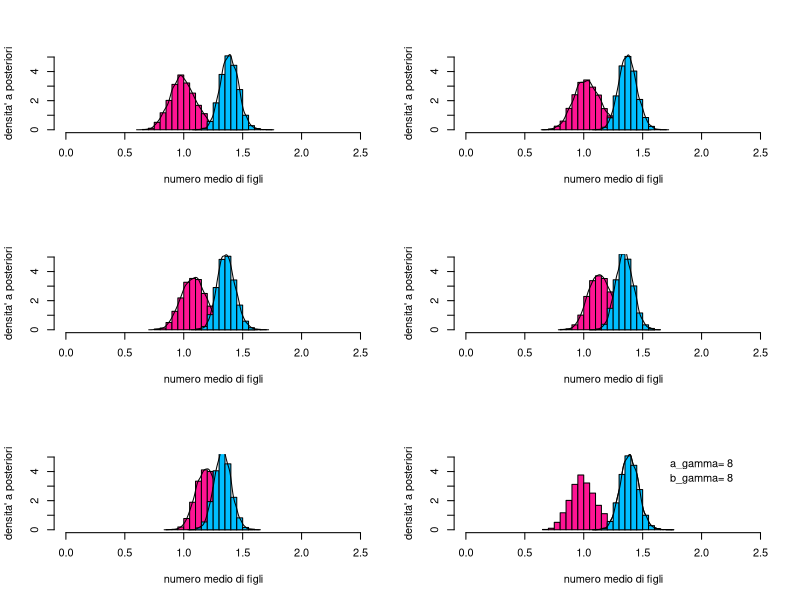
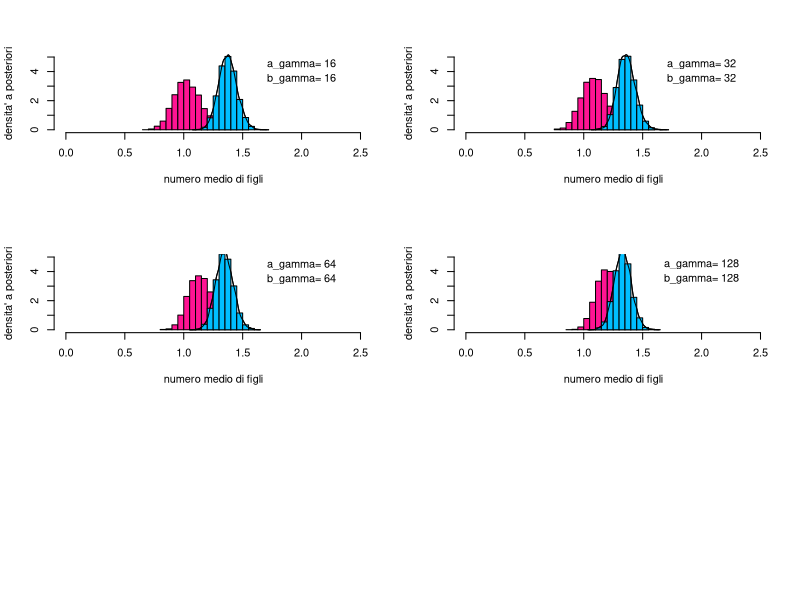
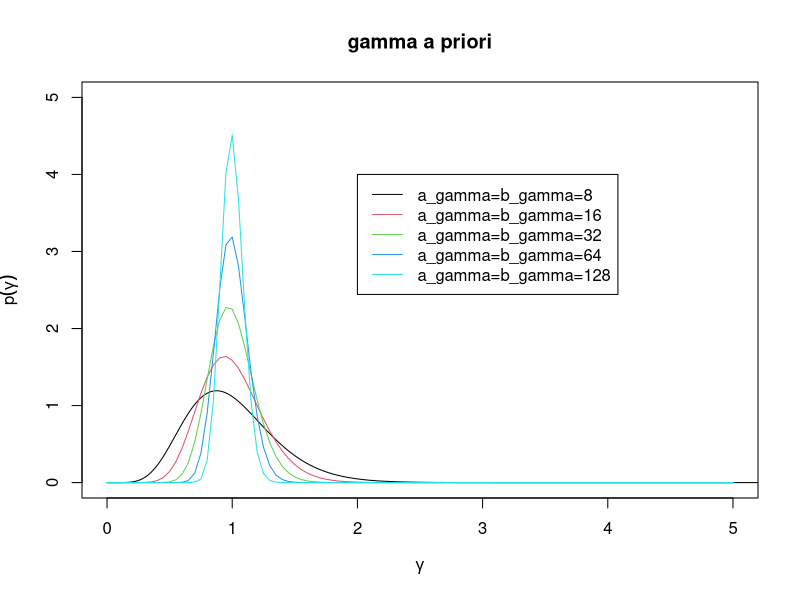

Here is the R script that generated these plots, in order:
A<-c(1, 0, 0, 1, 2, 2, 1, 5, 2, 0, 0, 0, 0, 0,
     0, 1, 1, 1, 0, 0, 0, 1, 1, 2, 1, 3, 2, 0, 0,
     3, 0, 0, 0, 2, 1, 0, 2, 1, 0, 0, 1, 3, 0, 1,
     1, 0, 2, 0, 0, 2, 2, 1, 3, 0, 0, 0, 1, 1)

B<-c(2, 2, 1, 1, 2, 2, 1, 2, 1, 0, 2, 1, 1, 2,
     0, 2, 2, 0, 2, 1, 0, 0, 3, 6, 1, 6, 4, 0, 3, 2, 0, 1,
     0, 0, 0, 3, 0, 0, 0, 0, 0, 1, 0, 4, 2, 1, 0, 0, 1, 0,
     3, 2, 5, 0, 1, 1, 2, 1, 2, 1, 2, 0, 0, 0, 2, 1,
     0, 2, 0, 2, 4, 1, 1, 1, 2, 0, 1, 1, 1, 1, 0, 2, 3, 2,
     0, 2, 1, 3, 1, 3, 2, 2, 3, 2, 0, 0, 0, 1, 0, 0,
     0, 1, 2, 0, 3, 3, 0, 1, 2, 2, 2, 0, 6, 0, 0, 0, 2, 0,
     1, 1, 1, 3, 3, 2, 1, 1, 0, 1, 0, 0, 2, 0, 2, 0,
     1, 0, 2, 0, 0, 2, 2, 4, 1, 2, 3, 2, 0, 0, 0, 1, 0, 0, 1,
     5, 2, 1, 3, 2, 0, 2, 1, 1, 3, 0, 5, 0, 0, 2,
     4, 3, 4, 0, 0, 0, 0, 0, 0, 2, 2, 0, 0, 2, 0, 0, 1, 1, 0,
     2, 1, 3, 3, 2, 2, 0, 0, 2, 3, 2, 4, 3, 3, 4,
     0, 3, 0, 1, 0, 1, 2, 3, 4, 1, 2, 6, 2, 1, 2, 2)

a_theta<-2
b_theta<-1
v_gamma<-c(8, 16, 32, 64, 128)

n<-5000
set.seed(150)

valori_medie<-NULL

gibbs<-array(NA, c(n, 2, 5))

nA<-length(A)
nB<-length(B)

ytotA<-sum(A)
ytotB<-sum(B)
ytot<-ytotA+ytotB

gamma<-1
theta<-1
k<-1

for(i in v_gamma){
  a_gamma<-b_gamma<-i
  for(j in 1:n){
    theta<-rgamma(1, a_theta+ytot, b_theta+nA+nB*gamma)
    gamma<-rgamma(1, a_gamma+ytotB, b_gamma+nB*theta)
    gibbs[j,,k]<-cbind(theta, gamma)
  }
  k<-k+1
}

for (i in 1:5){
  valori_medie<-c(valori_medie, mean(gibbs[,1,i]*gibbs[,2,i]
                                     -gibbs[,1,i]))
}
valori_medie

leg<-v_gamma
leg.txt<-rep("ab=bb",5)

par(mfrow=c(3,2))
for(i in 1:5){
  hist(gibbs[,1,i],prob=T,col="deeppink",ylim=c(0,5),xlim=c(0,2.5),
       ylab="densita' a posteriori",xlab="numero medio di figli",main="")
lines(density(gibbs[,1,i]))
hist(gibbs[,1,i]*gibbs[,2,i],prob=T,col="deepskyblue",add=T)
lines(density(gibbs[,1,i]*gibbs[,2,i]))
}
for(i in 1:5){
hist(gibbs[,1,i],prob=T,col="deeppink",ylim=c(0,5),xlim=c(0,2.5),
ylab="densita' a posteriori",xlab="numero medio di figli",main="")
lines(density(gibbs[,1,i]*gibbs[,2,i]))
hist(gibbs[,1,i]*gibbs[,2,i],prob=T,col="deepskyblue",add=T)
lines(density(gibbs[,1,i]*gibbs[,2,i]))
text(2, 4.5, paste("a_gamma=",leg[i]))
text(2, 3.5, paste("b_gamma=",leg[i]))
}

x<-seq(0, 10, by=0.01)
par(mfrow=c(1,1))
plot(x, dgamma(x,8,8),type="l",xlim=c(0,5),ylim=c(0,5),
     xlab=expression(gamma),ylab=expression(p(gamma)),
     main="gamma a priori",col=1)


for(j in 2:5){
  curve(dgamma(x,v_gamma[j],v_gamma[j]),add=T,col=j)
}
legend(2,4,c("a_gamma=b_gamma=8","a_gamma=b_gamma=16",
             "a_gamma=b_gamma=32", "a_gamma=b_gamma=64",
             "a_gamma=b_gamma=128"),col=c(1,2,3,4,5),lty=1)